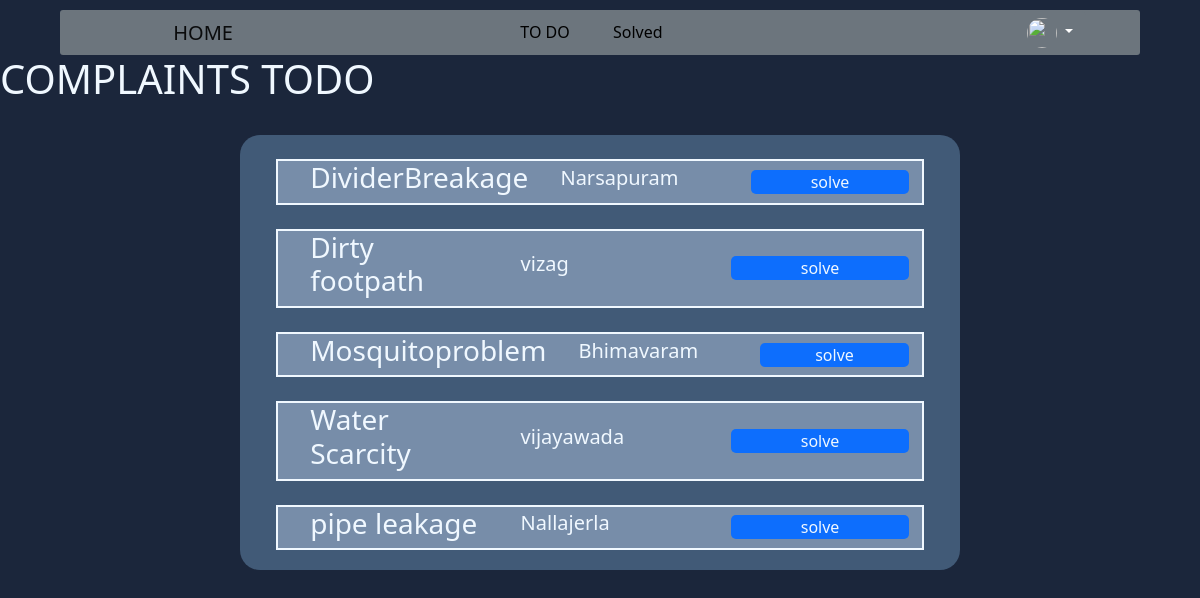
/pro2app1/todo (signed in), run on the app's committed database.
### pro2app/models.py (models this page shows, shortened)
class Complaints(models.Model):
    user = models.ForeignKey(
        User, on_delete=models.CASCADE, null=False, blank=False)
    complaint_name = models.CharField(max_length=15)
    complaint_image = models.ImageField(
        upload_to='media/complaintpics', blank=False)
    complaint_description = models.TextField()
    city = models.CharField(max_length=40)
    location = models.TextField(default='null')
    phone = models.DecimalField(decimal_places=0, max_digits=10)
    likes = models.DecimalField(decimal_places=0, max_digits=10, default=0)
    dislikes = models.DecimalField(decimal_places=0, max_digits=10, default=0)
    solved = models.BooleanField(default=False)
    liked_users = models.ManyToManyField(
        User, blank=True, related_name='liked_complaints')
    disliked_users = models.ManyToManyField(
        User, blank=True, related_name='disliked_complaints')

### pro2app/views.py (the view)
# urls.py: path('todo', views.todo, name='todo'),
def todo(request):
    if request.user.is_authenticated:
        todocomplaints = Complaints.objects.filter(solved=False)
        todocomplaints = todocomplaints[::-1]
        return render(request, 'todo.html', {'todocomplaints': todocomplaints})
    return user_login(request)

### templates/todo.html (shortened to what this page needs)
{% extends "headbase.html" %} {% block body_block %} {% load static %}
<head>
</head>
<h1> COMPLAINTS TODO</h1>
<br>
<div class="box">
  {% for com in todocomplaints %}
  <br />
  <div class="todo1">
    <a href="{% url 'tododes' com.pk %}" class="item">
      <h3>{{ com.complaint_name }}</h1>
    </a>
    <h5 class="item">{{ com.city }}</h3>
    <a href="{% url 'solvefunc' com.pk %}" class="item btn-primary" style="text-align: center; margin-right: 2%; border-radius: 5px;"> solve </a>
  </div>
  {% endfor %}
</div>
{% endblock %}

### templates/headbase.html (style rules this page uses)
body { background-color: #415a77; color: white; }

### templates/todo.html (style rules this page uses)
body { color: aliceblue; background-color:#1b263b; }
.todo1 { display: flex; justify-content: space-evenly; align-items: center; border: 2px solid ; margin-right: 5%; margin-left: 5%; background-color:#778da9; }
.item { flex-basis: 33.33%; margin-left: 5%; text-decoration: none; color: aliceblue; }
.box { background-color: #415a77; width: 60%; margin-left: 20%; margin-right: 20%; overflow: auto; border-radius: 20px; padding-bottom: 20px; }

### data on the page
Complaints: complaint_name "DividerBreakage", city "Narsapuram"
Complaints: complaint_name "Dirty footpath", city "vizag"
Complaints: complaint_name "Mosquitoproblem", city "Bhimavaram"
Complaints: complaint_name "Water Scarcity", city "vijayawada"
Complaints: complaint_name "pipe leakage", city "Nallajerla"
